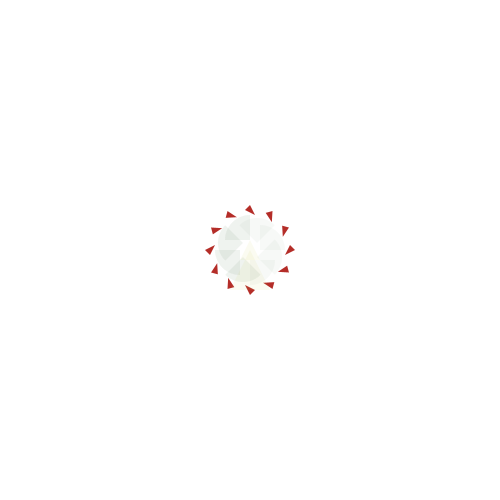
Frame 1 (no input)
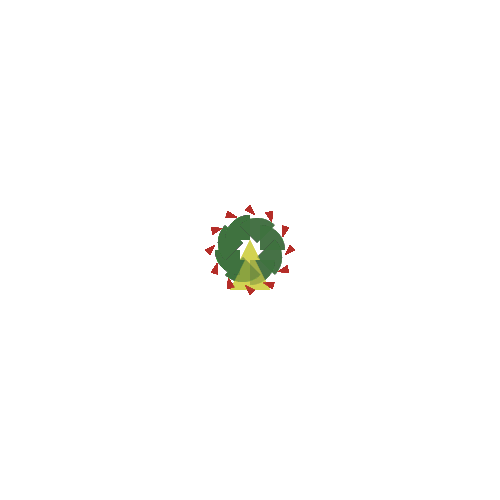
Frame 60 (the mouse pressed at the canvas centre just before this capture)
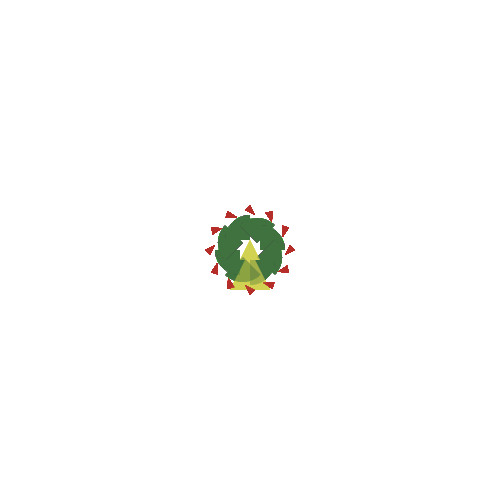
Frame 120 (the mouse held since frame 60 and released just before this capture)

The Processing sketch that drew these frames (run headless with seeded random() and noise(); from frame 60 on, the mouse is pressed at the canvas centre):

// Processing sketch: processing_84164
// ── processing_84164.pde

void setup(){
 size(500, 500);
 background(255);
 smooth();

}
 

void draw() { 
      translate(width/2,height/2);
      noStroke();
      fill(50,100,40,10);
      for (int i=0;i<360;i=i+30){
      rotate(radians(45)); 
      arc(0,10,50,50,0,PI/2);}
  
      fill(180,45,40.20);
      for (int i=0;i<360;i=i+30){
      rotate(radians(30)); 
      triangle(0,45,5,40,-5,35);}
      
     fill(210,200,80,20);
     triangle(0,10,-10,-10,10,-10);
     scale(2);
     triangle(0,0,-10,-20,10,-20);
      
     }
 
    
      
      

  
    
 
